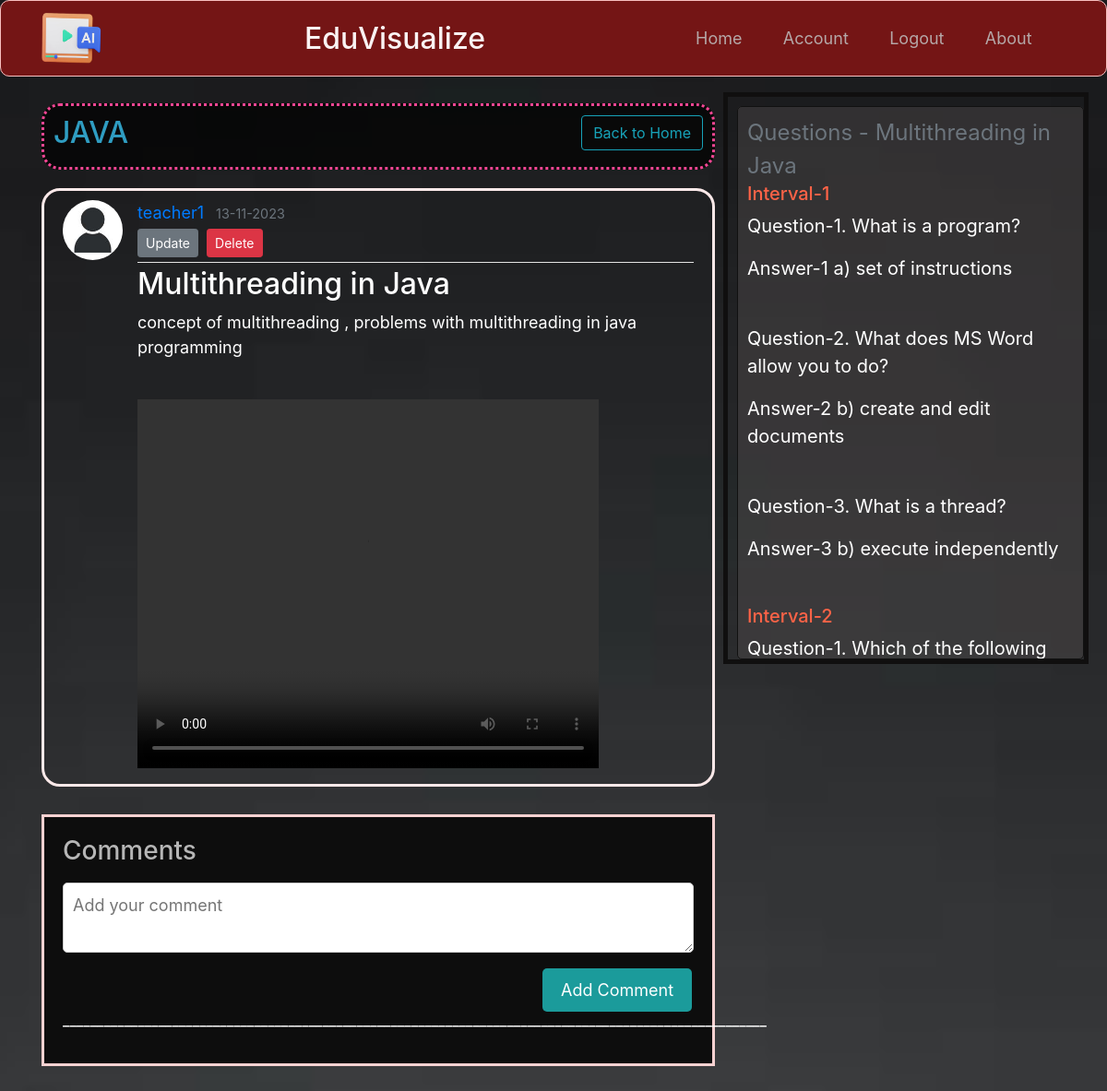
Page /class/1/1 (signed in) on the committed database.
### flaskblog/models.py (models this page shows, shortened)
class Classes(db.Model):
    id = db.Column(db.Integer, primary_key=True)
    name = db.Column(db.String(100), nullable=False)
    teacher_id = db.Column(db.Integer, db.ForeignKey('user.id'), nullable=False)
    teacher_name = db.Column(db.String(100), nullable=False)
    date_created = db.Column(db.DateTime, default=datetime.utcnow)
    joincode = db.Column(db.String(6), unique=True, nullable=False)
    students = db.relationship('User', back_populates='classes')
    teacher = db.relationship('User', back_populates='classes')
    posts = db.relationship('Post', backref='class_posts', lazy=True)

class User(db.Model, UserMixin):
    id = db.Column(db.Integer, primary_key=True)
    username = db.Column(db.String(20), unique=True, nullable=False)
    email = db.Column(db.String(120), unique=True, nullable=False)
    image_file = db.Column(db.String(20), nullable=False, default='default.png')
    password = db.Column(db.String(60), nullable=False)
    user_type = db.Column(db.String(10), nullable=False)
    posts = db.relationship('Post', backref='author', lazy=True)
    classes = db.relationship('Classes', backref='teacher_classes', lazy=True)
    @property
    def is_teacher(self):
        return self.user_type == 'teacher'

class Post(db.Model):
    id = db.Column(db.Integer, primary_key=True)
    title = db.Column(db.String(100),unique=True,nullable=False)
    content = db.Column(db.String(1000), nullable=False)
    video = db.Column(db.String(20), nullable=False)
    posted_by = db.Column(db.String(20), nullable=False)
    user_id = db.Column(db.Integer, db.ForeignKey('user.id'), nullable=False)
    class_id = db.Column(db.Integer, db.ForeignKey('classes.id'), nullable=False)
    timestamps = db.Column(db.String)
    date_posted = db.Column(db.DateTime, nullable=False, default=datetime.utcnow)
    comments = db.relationship('Comment', backref='post', lazy=True)

### flaskblog/routes.py (the view)
@app.route("/class/<int:class_id>/<int:post_id>", methods=['GET', 'POST'])
@login_required
def selected_post(class_id, post_id):
    selected_class = Classes.query.get_or_404(class_id)
    posts = (Post.query.options(joinedload(Post.comments)).filter_by(class_id=class_id).all())
    for post in posts:
        post.comments.sort(key=lambda comment: comment.date_posted, reverse=True)
    questions = []
    options = []
    answers = []
    post = Post.query.get_or_404(post_id)
    videoqas = VideoQA.query.filter_by(post_id=post_id).all()
    questions_content = None
    options_content = None
    answers_content = None
    if videoqas:
        for videoqa in videoqas:
            questions_content = json.loads((videoqa.questions))
            print(questions_content[1])
            for x in range(3):
                questions.append(questions_content[x].replace('"', '`'))
            options_content = json.loads(videoqa.options)
            for x in range(12):
                options.append(options_content[x].replace('"', '`').replace('.', ''))
            answers_content = json.loads(videoqa.answers)
            for x in range(3):
                answers.append(answers_content[x].replace('"', '`').replace('.', ''))
    watchTime = LastWatchedTime.query.filter_by(class_id=class_id, post_id=post_id, user_id=current_user.id).first()
    if watchTime is None:
        timestamp = 0
    else:
        timestamp = watchTime.timestamp
    intervals = Post.query.filter_by(class_id=class_id, id=post_id).first()
    intervals_length = intervals.timestamps.count(',') + 1
    resp = response_exists(post_id, current_user.username,intervals_length)
    return render_template('post.html', selected_class=selected_class, post=post, questions=questions, answers=answers, options=options, timestamp=timestamp, response_exists=resp,intervals = intervals.timestamps, intervals_length = intervals_length)

### flaskblog/models.py (called while the page is built)
@login_manager.user_loader
def load_user(user_id):
    return User.query.get(int(user_id))

### flaskblog/routes.py (called while the page is built)
def response_exists(post_id, student_name,intervals_length):
    exist = []
    verify = []
    for i in range(intervals_length):
        responses = Response.query.filter_by(post_id=post_id, student_name=student_name, part_number=(i+1)).all()
        if responses is not None:
            for response in responses:
                exist.append(response.part_number)
        verify.append(i+1)
    verified = all(item in exist for item in verify)
    if verified:
        return True
    else:
        return False

### flaskblog/templates/post.html (shortened to what this page needs)
{% extends "layout.html" %}
{% block content %}
<article class="content-section"
    style="border: 3px rgb(244, 70, 148); border-style: dotted; padding: 10px; background-color: rgb(0, 0, 0,0.7)">
    <div>
        <a href="{{ url_for('home') }}" class="btn btn-outline-info" style="float: right;">Back to Home</a>
        <h2 style="color: rgb(47, 157, 194);">{{ selected_class.name }}</h2>
    </div>
</article>
<article class="media content-section" style="color: white; ">
    <img class="rounded-circle article-img"
        src="{{ url_for('static', filename='profile_pics/' + post.author.image_file) }}">
    <div class="media-body">
        <div class="article-metadata">
            <a class="mr-2"
                href="{{ url_for('new_post', class_id=selected_class.id, username=post.author.username) }}">{{
                post.author.username }}</a>
            <small class="text-muted">{{ post.date_posted.strftime('%d-%m-%Y') }}</small>
            {% if post.author == current_user %}
            <div>
                <a class="btn btn-secondary btn-sm mt-1 mb-1"
                    href="{{ url_for('update_post', post_id=post.id) }}">Update</a>
                <a class="btn btn-danger btn-sm m-1" href="{{ url_for('delete_post', post_id=post.id) }}">Delete</a>
            </div>
            {% endif %}
        </div>
        <h2 class="article-title">{{ post.title }}</h2>
        <p class="article-content">{{ post.content }}</p>
        {% if post.video %}
        {% if current_user.is_teacher or response_exists %}
        <div class="video-container">
            <video id="video" width="500" height="400" controlsList="nodownload" controls="true">
                <source src="{{ url_for('static', filename='post_videos/' + post.video) }}" type="video/mp4">
            </video>
        </div>
        {% endif %}
        {% endif %}
    </div>
</article>
<div class="comment-section">
    <h3>Comments</h3>
    <form action="{{ url_for('add_comment', post_id=post.id) }}" method="POST">
        <textarea name="text" placeholder="Add your comment" required></textarea>
        <button style="margin-left: 520px; margin-top: 10px;" type="submit">Add Comment</button>
    </form>
    <h6>_______________________________________________________________________________________________________</h6>
</div>
</div>
{% if current_user.is_teacher %}
<div class="content-container">
    <fieldset class="content-fieldset">
        <big class="text-muted">Questions - {{ post.title }}</big>
        {% for i in range(intervals_length) %}
        <h5 style="color: tomato;">Interval-{{i+1}}</h5>
        {% for j in range((i*3),(i*3)+3) %}
        <p>Question-{{questions[j]}}</p>
        <p>Answer-{{answers[j]}}</p>
        <br>
        {% endfor %}
        {% endfor %}
    </fieldset>
</div>
{% endif %}
{% endblock %}

### flaskblog/static/main.css (style rules this page uses)
body { background-image: url("2.jpg"); background-attachment: fixed; background-size: cover; background-repeat: no-repeat; background-position: center center; color: #333333; margin-top: 7rem; font-size: 16px; }
h1, h2, h4, h5, h6 { color: white; }
h3 { color: rgba(255, 255, 255, 0.7); }
.content-section { background: rgba(244, 245, 249, 0); padding: 10px 20px; border: 3px solid #fbe9e9; border-radius: 20px; margin-bottom: 20px; }
.article-title { color: rgb(255, 255, 255); }
.article-content { color: rgb(255, 255, 255); white-space: pre-line; }
.article-img { height: 65px; width: 65px; margin-right: 16px; }
.article-metadata { padding-bottom: 1px; margin-bottom: 4px; border-bottom: 1px solid #e3e3e3; }
fieldset { border: 1px solid #111111; padding: 10px; background-color: rgba(85, 82, 82, 0.4); border-radius: 5px; }
.content-container { border: 5px solid #100f0f; color: white; position: fixed; top: 100px; right: 20px; width: 550px; padding-top: 10px; padding-left: 10px; }
.content-fieldset { display: block; transition: max-height 0.5s ease; max-height: 600px; overflow-y: scroll; overflow-x: hidden; border: 1px solid #111111; color: white; }
.comment-section { background-color: #0d0d0d; padding: 20px; border: 3px solid #f9d2d2; margin-top: 30px; margin-bottom: 30px; }
.comment-section textarea { width: 100%; padding: 10px; margin-top: 10px; border: 1px solid #ccc; border-radius: 5px; resize: vertical; }
.comment-section button { background-color: #1b9b9b; color: #fff; padding: 10px 20px; border: none; border-radius: 5px; cursor: pointer; margin-left: 400px; }
.video-container { position: relative; display: inline-block; }
@media (min-width: 1200px) { body { font-size: 18px; } }
@media (min-width: 1200px) { .content-container { width: 33%; font-size: 20px; } }

### rows in the picture
Classes: name "JAVA"
User: image_file (placeholder picture), author.username "teacher1"
Post: date_posted "13-11-2023", title "Multithreading in Java", content "concept of multithreading , problems with multithreading in java programming"

### other values in the picture
{{ i+1 }} "1" "2"
{{ questions[j] }} "1. What is a program?" "2. What does MS Word allow you to do?" "3. What is a thread?" "1. Which of the following…"
{{ answers[j] }} "1 a) set of instructions" "2 b) create and edit documents" "3 b) execute independently"
